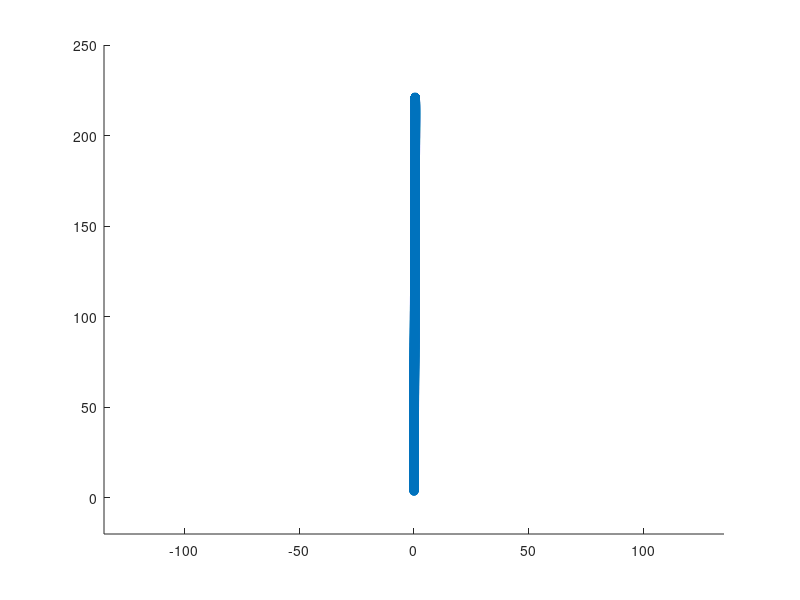

MATLAB code for this plot:
%CO03
%Rocket Science
%4.1 Part 1
%Stationary Moon
%Improved Euler Method
%Fotios Ioannis Giasemis

x=0;y=3.7; deltat=10;
theta=(89.9/180)*pi; v=0.0066;
vx=v*cos(theta); vy=v*sin(theta);
G=9.63e-7; Me=83.3; Mm=1; Rm=1; Re=3.7;
xe=0; ye=0; xm=0; ym=222;
t=0;

i=1;

while 1<((x-xm)^2+(y-ym)^2) & t<10e6

    X(1,i)=x;
    Y(1,i)=y;
    
    ax=-G*Me*(x)/(sqrt(x^2+y^2))^3-G*Mm*(x-xm)/(sqrt((x-xm)^2+(y-ym)^2))^3;
    ay=-G*Me*(y)/(sqrt(x^2+y^2))^3-G*Mm*(y-ym)/(sqrt((x-xm)^2+(y-ym)^2))^3;
    
% Improving the Euler Method
   

   % Euler Method
   % vx=vx+deltat*ax;
   % vy=vy+deltat*ay;
    
   % x=x+deltat*vx;
   % y=y+deltat*vy;
   % t=t+deltat;
   

   xP=x+deltat*vx;
   yP=y+deltat*vy;
   
   axP=-G*Me*(xP)/(sqrt(xP^2+yP^2))^3-G*Mm*(xP-xm)/(sqrt((xP-xm)^2+(yP-ym)^2))^3;
   ayP=-G*Me*(yP)/(sqrt(xP^2+yP^2))^3-G*Mm*(yP-ym)/(sqrt((xP-xm)^2+(yP-ym)^2))^3;
   
   
   vxP=vx+deltat*(ax+axP)/2;
   vyP=vy+deltat*(ay+ayP)/2;
   
   x=x+deltat*(vx+vxP)/2;
   y=y+deltat*(vy+vyP)/2;
   
   vx=vxP;
   vy=vyP;

   t=t+deltat;
   
    i=i+1;
end

 %Did the rocket reach the moon?
 if 1>((x-xm)^2+(y-ym)^2)
     display('The rocket reached the moon')
 else
         display('The rocket did not reach the moon')
 end
 
 scatter(X,Y)
 axis([-135 135 -20 250])
 
 % Clear Workspace
 clear all;

